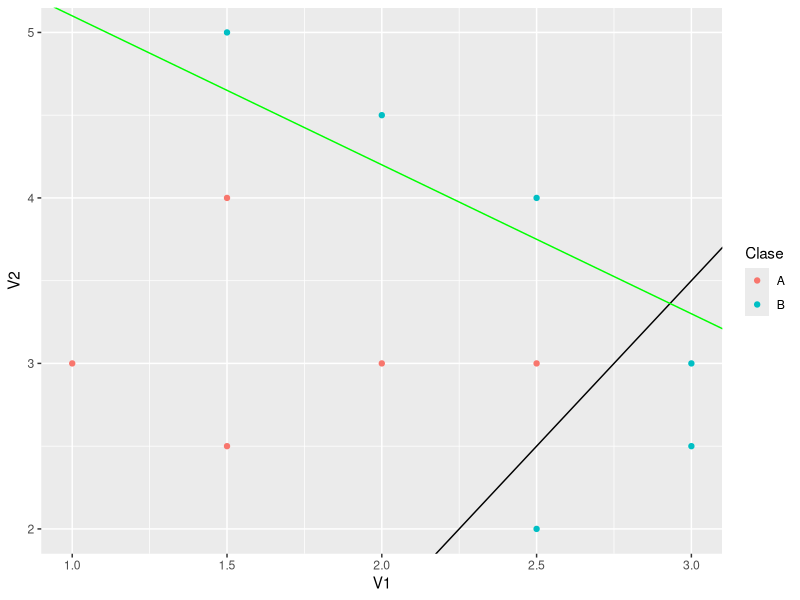

The R script that drew this image:
library(ggplot2)

Clase_A = t(as.matrix(data.frame(c(1, 3) , c(1.5, 4), c(2, 3), c(1.5, 2.5), c(2.5, 3))))

Clase_B = t(as.matrix(data.frame(c(2.5, 4) , c(2.5, 2), c(3, 3), c(3, 2.5), c(1.5, 5), c(2, 4.5))))
  
Clase_A <- cbind(Clase_A,Clase='A')
Clase_B <- cbind(Clase_B,Clase='B')

conjunto <- rbind.data.frame(Clase_A,Clase_B)

conjunto$V1 <- as.numeric(as.character(conjunto$V1))
conjunto$V2 <- as.numeric(as.character(conjunto$V2))

ggplot(conjunto,aes(x=V1,y=V2,col=Clase))+geom_point()+geom_abline(intercept = -2.5, slope = 2)+geom_abline(intercept = 6,slope = -0.9,colour='green')


write.table(conjunto,"salida_multiperceptron.csv",row.names = FALSE,sep = ";",dec = ",")
